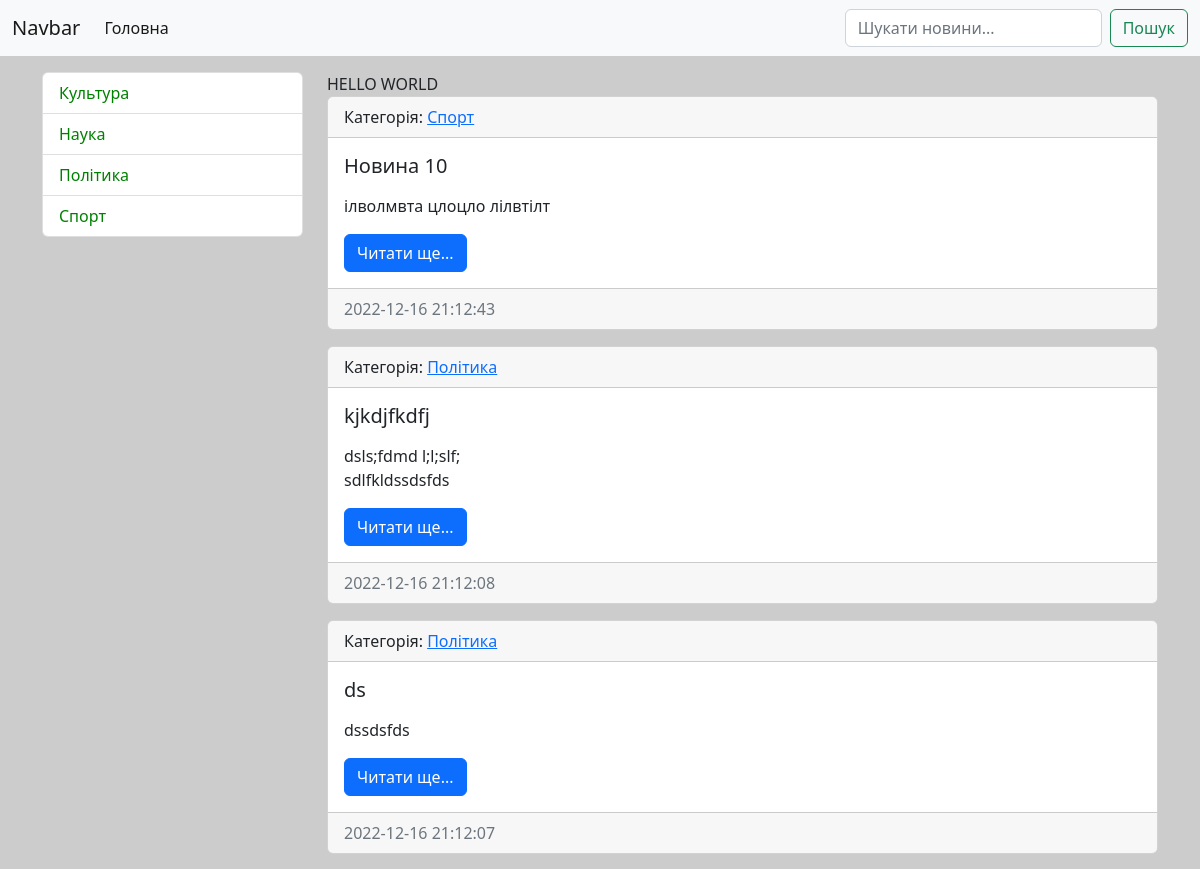
Before: /news/ (upper part) with the older database file.
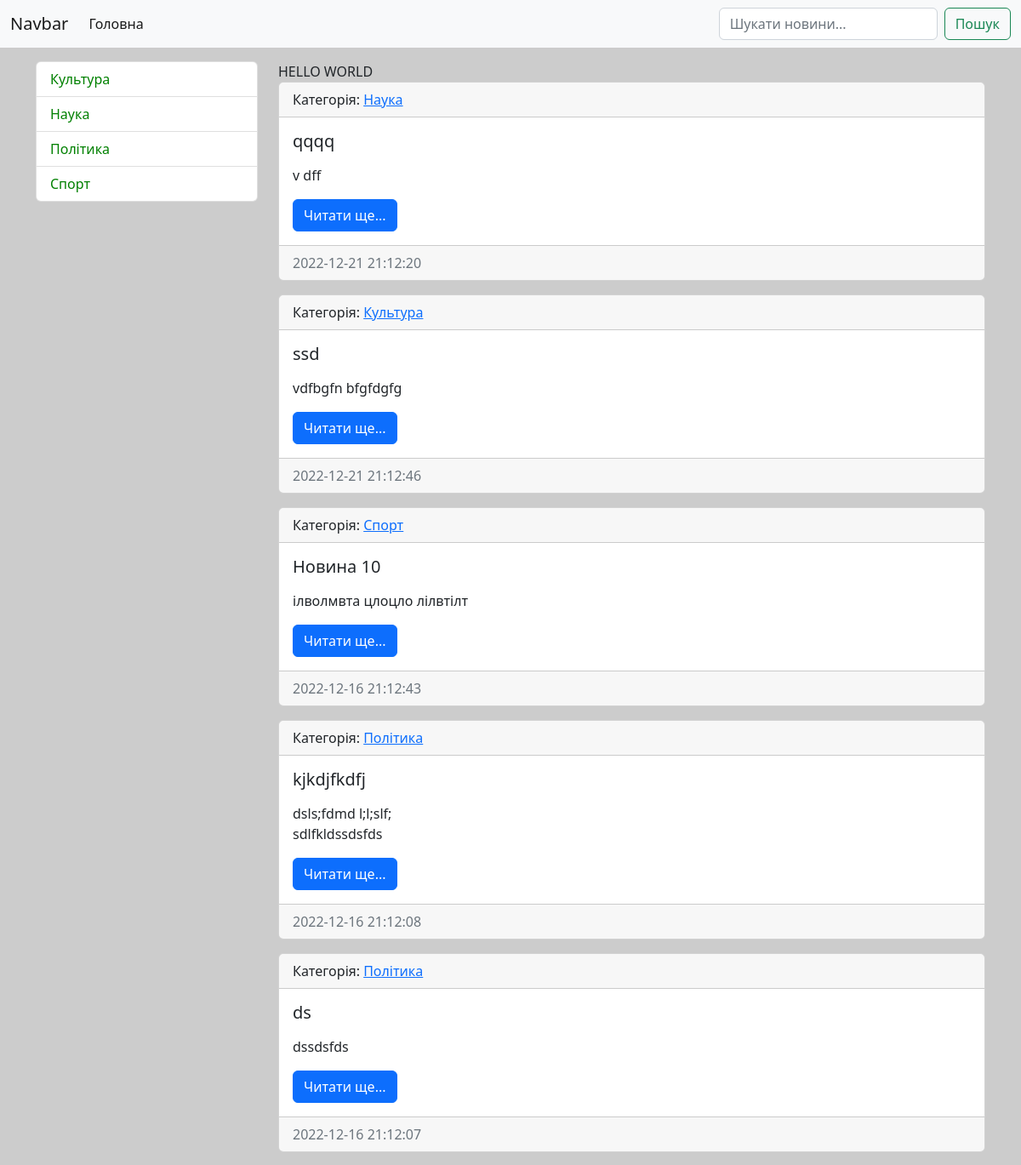
After: the same page with the newer database file.
### news/models.py (models this page shows, shortened)
class Category(models.Model):
    title = models.CharField(max_length=150, db_index=True, verbose_name='Назва категорії')
    def get_absolute_url(self):
        return reverse(viewname='category', kwargs={'category_id': self.pk})
    class Meta:
        verbose_name = 'Категорія'
        verbose_name_plural = 'Категорії'
        ordering = ['title']

class News(models.Model):
    title = models.CharField(max_length=150, verbose_name='Найменування')
    content = models.TextField(blank=True, verbose_name='Контент')
    created_at = models.DateTimeField(auto_now_add=True, verbose_name='Дата публікації')
    updated_at = models.DateTimeField(auto_now=True, verbose_name='Оновлено')
    photo = models.ImageField(upload_to='photos/%Y/%m/%d/', verbose_name='Світлина', blank=True)
    is_published = models.BooleanField(default=True, verbose_name='Чи опубліковано?')
    category = models.ForeignKey('Category', on_delete=models.PROTECT, null=True, verbose_name='Категорія')
    def get_absolute_url(self):
        return reverse(viewname='view_news', kwargs={'pk': self.pk})
    class Meta:
        verbose_name = 'Новина'
        verbose_name_plural = 'Новини'
        ordering = ['-created_at']

### news/views.py (the view)
class HomeNews(MyMixin, ListView):
    model = News
    template_name = 'news/index.html'
    context_object_name = 'news'
    mixin_prop = 'hello world'
    def get_context_data(self, *, object_list=None, **kwargs):
        context = super().get_context_data(**kwargs)
        context['title'] = self.get_upper('Головна Сторінка')
        context['mixin_prop'] = self.get_prop()
        return context
    def get_queryset(self):
        return News.objects.filter(is_published=True)

### news/templatetags/news_tags.py (called while the page is built)
@register.inclusion_tag('news/list_categories.html')
def show_categories():
    categories = Category.objects.all()
    return {'categories': categories}

### news/utils.py (called while the page is built)
    def get_prop(self):
        return self.mixin_prop.upper()

    def get_upper(self, s):
        if isinstance(s, str):
            return s.upper()
        else:
            return s.title.upper()

### news/templates/news/index.html (shortened to what this page needs)
{% extends 'base.html' %}
{% block sidebar %}
{% include 'inc/_sidebar.html' %}
{% endblock %}
{% block content %}
{{ mixin_prop }}
{% for item in news %}
<div class="card mb-3">
  <div class="card-header">
    Категорія: <a href="{{ item.category.get_absolute_url }}">{{ item.category.title }}</a>
  </div>
  <div class="card-body">
    <div class="media">
      <div class="media-body">
        <h5 class="card-title">{{ item.title }}</h5>
        <p class="card-text">{{ item.content|safe|linebreaks|truncatewords:50 }}</p>
        <a href="{{ item.get_absolute_url }}" class="btn btn-primary">Читати ще...</a>
      </div>
    </div>
  </div>
  <div class="card-footer text-muted">
    {{ item.created_at|date:"Y-m-d H:m:s" }}
  </div>
</div>
{% endfor %}
{% endblock %}

### templates/base.html (shortened to what this page needs)
{% load static %}
<!DOCTYPE html>
<html lang="en">
<head>
    <link href="https://cdn.jsdelivr.net/npm/bootstrap@5.2.3/dist/css/bootstrap.min.css" rel="stylesheet"
>
    <link rel="stylesheet" href="{% static 'news/style.css' %}">
</head>
<body>
    {% include 'inc/_nav.html' %}
    <div class="container mt-3">
        <div class="row">
            <div class="col-md-3">
                {% block sidebar %}SIDEBAR{% endblock %}
            </div>
            <div class="col-md-9">
                {% block content %}CONTENT{% endblock %}
            </div>
        </div>
    </div>
</body>
</html>

### templates/inc/_nav.html (shortened to what this page needs)
<nav class="navbar navbar-expand-lg bg-light">
    <div class="container-fluid">
        <a class="navbar-brand" href="{% url 'home' %}">Navbar</a>
        <div class="collapse navbar-collapse" id="navbarSupportedContent">
            <ul class="navbar-nav me-auto mb-2 mb-lg-0">
                <li class="nav-item">
                    <a class="nav-link active" aria-current="page" href="{% url 'home' %}">Головна</a>
                </li>
            </ul>
            <form class="d-flex" role="search">
                <input class="form-control me-2" type="search" placeholder="Шукати новини..." aria-label="Search">
                <button class="btn btn-outline-success" type="submit">Пошук</button>
            </form>
        </div>
    </div>
</nav>

### templates/inc/_sidebar.html (shortened to what this page needs)
{% load news_tags %}
{% show_categories %}

### news/templates/news/list_categories.html
<div class="list-group">
    {% for item in categories %}
    <a href="{{ item.get_absolute_url }}" class="list-group-item list-group-item-action">{{ item.title }}</a>
    {% endfor %}
</div>

### news/static/news/style.css (style rules this page uses)
body { background-color: #ccc; }
.list-group-item.list-group-item-action { color: green; }

Changed rows visible on the page:
added News: category "Наука", title "qqqq", content "v dff", created_at "2022-12-21 21:12:20"
added News: category "Культура", title "ssd", content "vdfbgfn bfgfdgfg", created_at "2022-12-21 21:12:46"
